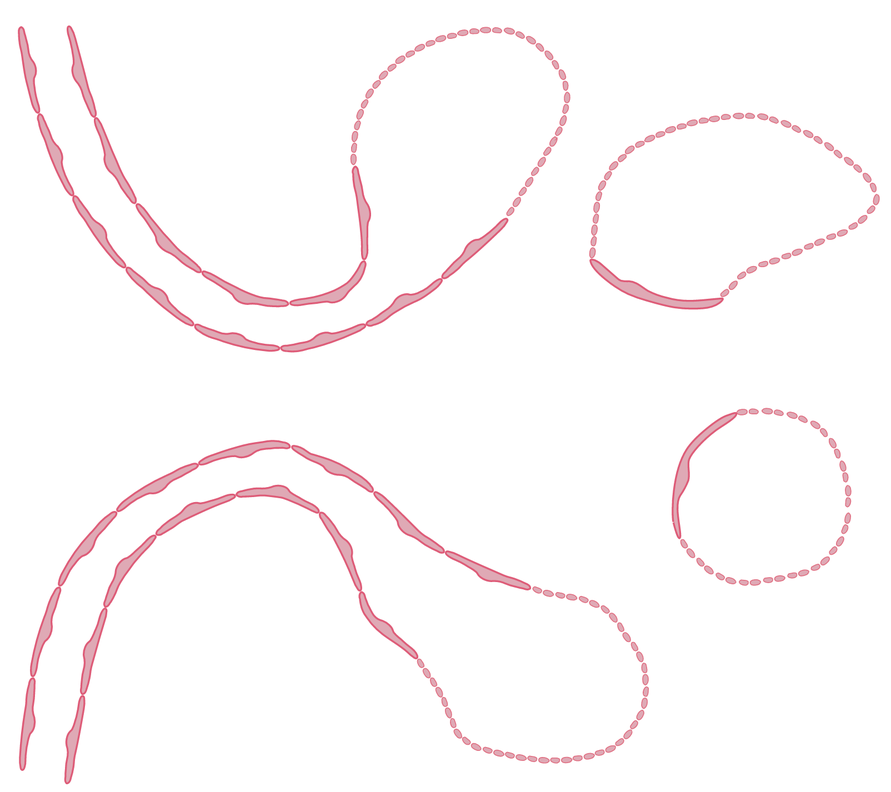
#> input picture image_proc/endo_cells_screen.png, 891 x 792 px, shrunk from 1604 x 1426 before the run
$ python endo_erode.py   (older library calls are emulated)
#> lines starting #> are read from the running program, lines starting #| are printed output that depends on the picture
from skimage.morphology import (erosion, dilation, opening, closing,  # noqa
                                white_tophat)
from skimage.io import imread, imsave
from skimage.morphology import watershed, disk
import matplotlib.pyplot as plt

image = imread('endo_cells_screen.png')
#> image is the input picture: shape (792, 891, 4); mean R, G, B, A 253.4, 249.1, 250, 255
img=image[:,:,0]
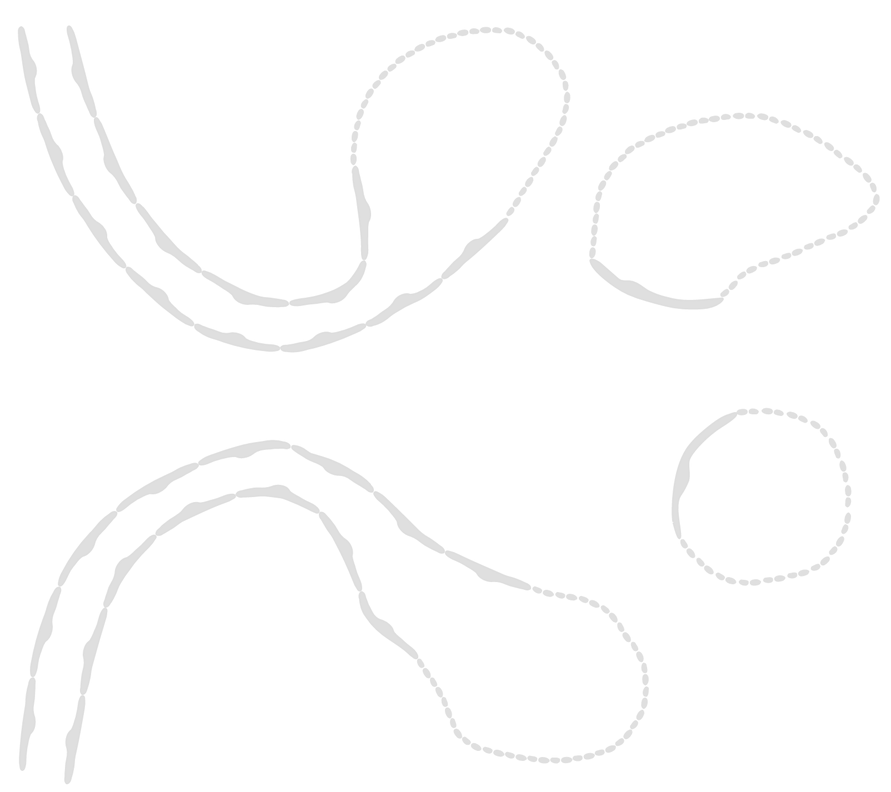
#> img: shape (792, 891); min 219, max 255, mean 253.4
img.shape
footprint = disk(3)
eroded = erosion(img,footprint)
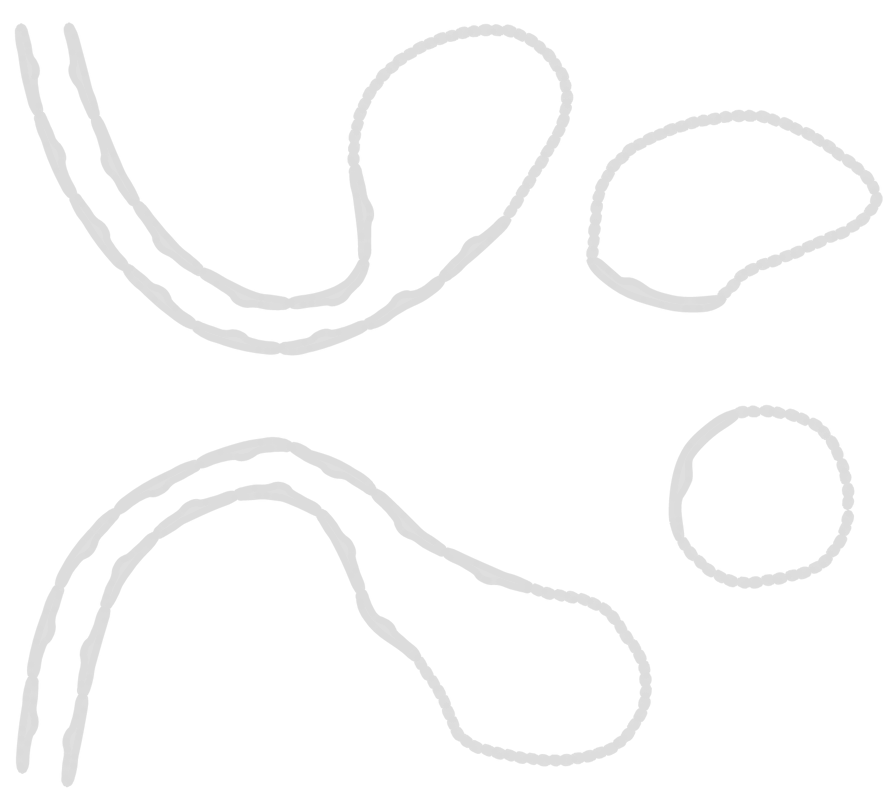
#> eroded: shape (792, 891); min 219, max 255, mean 251.8
plt.imshow(eroded)
plt.show()
